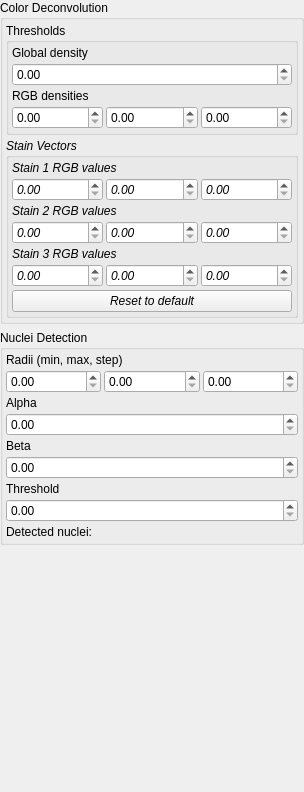
<?xml version="1.0" encoding="UTF-8"?>
<ui version="4.0">
 <class>SettingsPanel</class>
 <widget class="QScrollArea" name="SettingsPanel">
  <property name="geometry">
   <rect>
    <x>0</x>
    <y>0</y>
    <width>304</width>
    <height>792</height>
   </rect>
  </property>
  <property name="sizePolicy">
   <sizepolicy hsizetype="MinimumExpanding" vsizetype="Expanding">
    <horstretch>0</horstretch>
    <verstretch>0</verstretch>
   </sizepolicy>
  </property>
  <property name="windowTitle">
   <string>ScrollArea</string>
  </property>
  <property name="styleSheet">
   <string notr="true">#SettingsPanelContents &gt; QGroupBox {
	font-weight: bold;
	font-size: 10pt;
}

QGroupBox &gt; QGroupBox {
	font-style: italic
}

QLabel {
	font-size: 8pt
}</string>
  </property>
  <property name="frameShape">
   <enum>QFrame::NoFrame</enum>
  </property>
  <property name="frameShadow">
   <enum>QFrame::Plain</enum>
  </property>
  <property name="lineWidth">
   <number>0</number>
  </property>
  <property name="widgetResizable">
   <bool>true</bool>
  </property>
  <widget class="QWidget" name="SettingsPanelContents">
   <property name="geometry">
    <rect>
     <x>0</x>
     <y>0</y>
     <width>304</width>
     <height>792</height>
    </rect>
   </property>
   <property name="sizePolicy">
    <sizepolicy hsizetype="Expanding" vsizetype="Expanding">
     <horstretch>0</horstretch>
     <verstretch>0</verstretch>
    </sizepolicy>
   </property>
   <layout class="QVBoxLayout" name="verticalLayout_4">
    <property name="leftMargin">
     <number>0</number>
    </property>
    <property name="topMargin">
     <number>0</number>
    </property>
    <property name="rightMargin">
     <number>0</number>
    </property>
    <property name="bottomMargin">
     <number>0</number>
    </property>
    <item>
     <widget class="QGroupBox" name="ColorDeconvolutionBox">
      <property name="sizePolicy">
       <sizepolicy hsizetype="MinimumExpanding" vsizetype="Preferred">
        <horstretch>0</horstretch>
        <verstretch>0</verstretch>
       </sizepolicy>
      </property>
      <property name="title">
       <string>Color Deconvolution</string>
      </property>
      <layout class="QVBoxLayout" name="verticalLayout_3">
       <property name="spacing">
        <number>3</number>
       </property>
       <property name="leftMargin">
        <number>3</number>
       </property>
       <property name="topMargin">
        <number>3</number>
       </property>
       <property name="rightMargin">
        <number>3</number>
       </property>
       <property name="bottomMargin">
        <number>3</number>
       </property>
       <item>
        <widget class="QGroupBox" name="ThresholdBox">
         <property name="title">
          <string>Thresholds</string>
         </property>
         <layout class="QVBoxLayout" name="verticalLayout">
          <property name="spacing">
           <number>3</number>
          </property>
          <property name="leftMargin">
           <number>3</number>
          </property>
          <property name="topMargin">
           <number>3</number>
          </property>
          <property name="rightMargin">
           <number>3</number>
          </property>
          <property name="bottomMargin">
           <number>3</number>
          </property>
          <item>
           <widget class="QLabel" name="GlobalThresholdLabel">
            <property name="text">
             <string>Global density</string>
            </property>
           </widget>
          </item>
          <item>
           <widget class="QDoubleSpinBox" name="GlobalThreshold">
            <property name="sizePolicy">
             <sizepolicy hsizetype="MinimumExpanding" vsizetype="Fixed">
              <horstretch>0</horstretch>
              <verstretch>0</verstretch>
             </sizepolicy>
            </property>
            <property name="maximum">
             <double>1.000000000000000</double>
            </property>
            <property name="singleStep">
             <double>0.100000000000000</double>
            </property>
           </widget>
          </item>
          <item>
           <widget class="QLabel" name="RGBThresholdLabel">
            <property name="text">
             <string>RGB densities</string>
            </property>
           </widget>
          </item>
          <item>
           <layout class="QHBoxLayout" name="RGBThresholdLayout">
            <property name="sizeConstraint">
             <enum>QLayout::SetDefaultConstraint</enum>
            </property>
            <item>
             <widget class="QDoubleSpinBox" name="RThreshold">
              <property name="sizePolicy">
               <sizepolicy hsizetype="MinimumExpanding" vsizetype="Fixed">
                <horstretch>0</horstretch>
                <verstretch>0</verstretch>
               </sizepolicy>
              </property>
              <property name="maximum">
               <double>1.000000000000000</double>
              </property>
              <property name="singleStep">
               <double>0.100000000000000</double>
              </property>
             </widget>
            </item>
            <item>
             <widget class="QDoubleSpinBox" name="GThreshold">
              <property name="sizePolicy">
               <sizepolicy hsizetype="MinimumExpanding" vsizetype="Fixed">
                <horstretch>0</horstretch>
                <verstretch>0</verstretch>
               </sizepolicy>
              </property>
              <property name="maximum">
               <double>1.000000000000000</double>
              </property>
              <property name="singleStep">
               <double>0.100000000000000</double>
              </property>
             </widget>
            </item>
            <item>
             <widget class="QDoubleSpinBox" name="BThreshold">
              <property name="sizePolicy">
               <sizepolicy hsizetype="MinimumExpanding" vsizetype="Fixed">
                <horstretch>0</horstretch>
                <verstretch>0</verstretch>
               </sizepolicy>
              </property>
              <property name="maximum">
               <double>1.000000000000000</double>
              </property>
              <property name="singleStep">
               <double>0.100000000000000</double>
              </property>
             </widget>
            </item>
           </layout>
          </item>
         </layout>
        </widget>
       </item>
       <item>
        <widget class="QGroupBox" name="StainVectorBox">
         <property name="sizePolicy">
          <sizepolicy hsizetype="MinimumExpanding" vsizetype="Preferred">
           <horstretch>0</horstretch>
           <verstretch>0</verstretch>
          </sizepolicy>
         </property>
         <property name="font">
          <font>
           <italic>true</italic>
          </font>
         </property>
         <property name="title">
          <string>Stain Vectors</string>
         </property>
         <property name="flat">
          <bool>false</bool>
         </property>
         <property name="checkable">
          <bool>false</bool>
         </property>
         <layout class="QVBoxLayout" name="verticalLayout_2">
          <property name="spacing">
           <number>3</number>
          </property>
          <property name="leftMargin">
           <number>3</number>
          </property>
          <property name="topMargin">
           <number>3</number>
          </property>
          <property name="rightMargin">
           <number>3</number>
          </property>
          <property name="bottomMargin">
           <number>3</number>
          </property>
          <item>
           <widget class="QLabel" name="Stain1Label">
            <property name="text">
             <string>Stain 1 RGB values</string>
            </property>
           </widget>
          </item>
          <item>
           <layout class="QHBoxLayout" name="Stain1Layout">
            <property name="sizeConstraint">
             <enum>QLayout::SetNoConstraint</enum>
            </property>
            <item>
             <widget class="QDoubleSpinBox" name="Stain1RSpinBox">
              <property name="sizePolicy">
               <sizepolicy hsizetype="MinimumExpanding" vsizetype="Fixed">
                <horstretch>0</horstretch>
                <verstretch>0</verstretch>
               </sizepolicy>
              </property>
              <property name="maximum">
               <double>1.000000000000000</double>
              </property>
              <property name="singleStep">
               <double>0.100000000000000</double>
              </property>
             </widget>
            </item>
            <item>
             <widget class="QDoubleSpinBox" name="Stain1GSpinBox">
              <property name="sizePolicy">
               <sizepolicy hsizetype="MinimumExpanding" vsizetype="Fixed">
                <horstretch>0</horstretch>
                <verstretch>0</verstretch>
               </sizepolicy>
              </property>
              <property name="maximum">
               <double>1.000000000000000</double>
              </property>
              <property name="singleStep">
               <double>0.100000000000000</double>
              </property>
             </widget>
            </item>
            <item>
             <widget class="QDoubleSpinBox" name="Stain1BSpinBox">
              <property name="sizePolicy">
               <sizepolicy hsizetype="MinimumExpanding" vsizetype="Fixed">
                <horstretch>0</horstretch>
                <verstretch>0</verstretch>
               </sizepolicy>
              </property>
              <property name="maximum">
               <double>1.000000000000000</double>
              </property>
              <property name="singleStep">
               <double>0.100000000000000</double>
              </property>
             </widget>
            </item>
           </layout>
          </item>
          <item>
           <widget class="QLabel" name="Stain2Label">
            <property name="text">
             <string>Stain 2 RGB values</string>
            </property>
           </widget>
          </item>
          <item>
           <layout class="QHBoxLayout" name="Stain2Layout">
            <item>
             <widget class="QDoubleSpinBox" name="Stain2RSpinBox">
              <property name="maximum">
               <double>1.000000000000000</double>
              </property>
              <property name="singleStep">
               <double>0.100000000000000</double>
              </property>
             </widget>
            </item>
            <item>
             <widget class="QDoubleSpinBox" name="Stain2GSpinBox">
              <property name="maximum">
               <double>1.000000000000000</double>
              </property>
              <property name="singleStep">
               <double>0.100000000000000</double>
              </property>
             </widget>
            </item>
            <item>
             <widget class="QDoubleSpinBox" name="Stain2BSpinBox">
              <property name="maximum">
               <double>1.000000000000000</double>
              </property>
              <property name="singleStep">
               <double>0.100000000000000</double>
              </property>
             </widget>
            </item>
           </layout>
          </item>
          <item>
           <widget class="QLabel" name="Stain3Label">
            <property name="text">
             <string>Stain 3 RGB values</string>
            </property>
           </widget>
          </item>
          <item>
           <layout class="QHBoxLayout" name="Stain3Layout">
            <item>
             <widget class="QDoubleSpinBox" name="Stain3RSpinBox">
              <property name="maximum">
               <double>1.000000000000000</double>
              </property>
              <property name="singleStep">
               <double>0.100000000000000</double>
              </property>
             </widget>
            </item>
            <item>
             <widget class="QDoubleSpinBox" name="Stain3GSpinBox">
              <property name="maximum">
               <double>1.000000000000000</double>
              </property>
              <property name="singleStep">
               <double>0.100000000000000</double>
              </property>
             </widget>
            </item>
            <item>
             <widget class="QDoubleSpinBox" name="Stain3BSpinBox">
              <property name="maximum">
               <double>1.000000000000000</double>
              </property>
              <property name="singleStep">
               <double>0.100000000000000</double>
              </property>
             </widget>
            </item>
           </layout>
          </item>
          <item>
           <widget class="QPushButton" name="RevertStainsToDefaultButton">
            <property name="text">
             <string>Reset to default</string>
            </property>
           </widget>
          </item>
         </layout>
        </widget>
       </item>
      </layout>
     </widget>
    </item>
    <item>
     <widget class="QGroupBox" name="NucleiDetectionBox">
      <property name="sizePolicy">
       <sizepolicy hsizetype="MinimumExpanding" vsizetype="Preferred">
        <horstretch>0</horstretch>
        <verstretch>0</verstretch>
       </sizepolicy>
      </property>
      <property name="title">
       <string>Nuclei Detection</string>
      </property>
      <layout class="QVBoxLayout" name="verticalLayout_7">
       <property name="spacing">
        <number>3</number>
       </property>
       <property name="leftMargin">
        <number>3</number>
       </property>
       <property name="topMargin">
        <number>3</number>
       </property>
       <property name="rightMargin">
        <number>3</number>
       </property>
       <property name="bottomMargin">
        <number>3</number>
       </property>
       <item>
        <widget class="QLabel" name="RadiiLabel">
         <property name="toolTip">
          <string extracomment="Radii for the Fast Radial Symmetry Transform (specified as min, max, step)"/>
         </property>
         <property name="text">
          <string>Radii (min, max, step)</string>
         </property>
        </widget>
       </item>
       <item>
        <layout class="QHBoxLayout" name="RadiiLayout">
         <item>
          <widget class="QDoubleSpinBox" name="MinRadiusSpinBox"/>
         </item>
         <item>
          <widget class="QDoubleSpinBox" name="MaxRadiusSpinBox"/>
         </item>
         <item>
          <widget class="QDoubleSpinBox" name="StepRadiusSpinBox"/>
         </item>
        </layout>
       </item>
       <item>
        <widget class="QLabel" name="AlphaLabel">
         <property name="text">
          <string>Alpha</string>
         </property>
        </widget>
       </item>
       <item>
        <widget class="QDoubleSpinBox" name="AlphaSpinBox">
         <property name="sizePolicy">
          <sizepolicy hsizetype="MinimumExpanding" vsizetype="Fixed">
           <horstretch>0</horstretch>
           <verstretch>0</verstretch>
          </sizepolicy>
         </property>
        </widget>
       </item>
       <item>
        <widget class="QLabel" name="BetaLabel">
         <property name="text">
          <string>Beta</string>
         </property>
        </widget>
       </item>
       <item>
        <widget class="QDoubleSpinBox" name="BetaSpinBox">
         <property name="sizePolicy">
          <sizepolicy hsizetype="MinimumExpanding" vsizetype="Fixed">
           <horstretch>0</horstretch>
           <verstretch>0</verstretch>
          </sizepolicy>
         </property>
        </widget>
       </item>
       <item>
        <widget class="QLabel" name="HMinimaThresholdLabel">
         <property name="text">
          <string>Threshold</string>
         </property>
        </widget>
       </item>
       <item>
        <widget class="QDoubleSpinBox" name="HMaximaThresholdSpinBox">
         <property name="sizePolicy">
          <sizepolicy hsizetype="MinimumExpanding" vsizetype="Fixed">
           <horstretch>0</horstretch>
           <verstretch>0</verstretch>
          </sizepolicy>
         </property>
         <property name="maximum">
          <double>1.000000000000000</double>
         </property>
         <property name="singleStep">
          <double>0.010000000000000</double>
         </property>
        </widget>
       </item>
       <item>
        <layout class="QHBoxLayout" name="DetectedNucleiLayout">
         <item>
          <widget class="QLabel" name="NrOfDetectedNucleiLabel">
           <property name="sizePolicy">
            <sizepolicy hsizetype="Preferred" vsizetype="Preferred">
             <horstretch>2</horstretch>
             <verstretch>0</verstretch>
            </sizepolicy>
           </property>
           <property name="text">
            <string>Detected nuclei:</string>
           </property>
          </widget>
         </item>
         <item>
          <widget class="QLabel" name="NrOfDetectedNucleiValueLabel">
           <property name="sizePolicy">
            <sizepolicy hsizetype="MinimumExpanding" vsizetype="Preferred">
             <horstretch>3</horstretch>
             <verstretch>0</verstretch>
            </sizepolicy>
           </property>
           <property name="font">
            <font>
             <pointsize>8</pointsize>
            </font>
           </property>
           <property name="text">
            <string/>
           </property>
          </widget>
         </item>
        </layout>
       </item>
      </layout>
     </widget>
    </item>
    <item>
     <spacer name="spacer">
      <property name="orientation">
       <enum>Qt::Vertical</enum>
      </property>
      <property name="sizeHint" stdset="0">
       <size>
        <width>17</width>
        <height>50</height>
       </size>
      </property>
     </spacer>
    </item>
   </layout>
   <zorder>spacer</zorder>
   <zorder>NucleiDetectionBox</zorder>
   <zorder>ColorDeconvolutionBox</zorder>
  </widget>
 </widget>
 <resources/>
 <connections/>
</ui>
